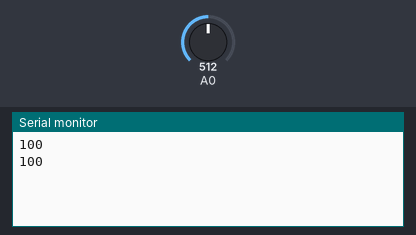
Recording of a sketch running on a simulated Arduino Uno, built with avr-gcc and run on an emulated ATmega328P. Shown: the last lines printed to the serial monitor. The test bench sets the inputs (shaded band); at power-on: A0 = 512.

Above: at 1.8 s.
1.9 s: A0 set to 122
At 3.0 s:
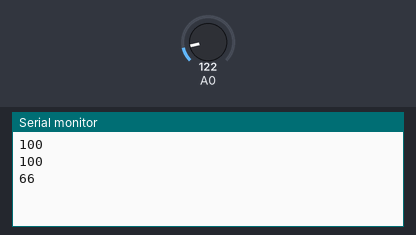
3.4 s: A0 set to 90
At 5.0 s:
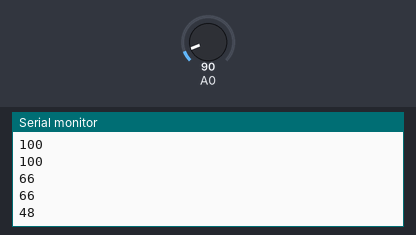
Timing chart, 0 to 6.5 s (numbered marks = the images above; inputs shaded):
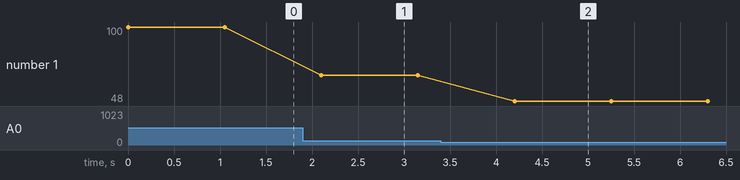

Measured:
- after the input at 1.9 s, the serial monitor: prints a new line after 0.20 s (image 1)
- after the input at 3.4 s, the serial monitor: prints a new line after 0.80 s (image 2)
- plotted number 1: 100 → 66 after the input at 1.9 s, 66 → 48 after the input at 3.4 s

The sketch:

Arduino_code_HC06_V1.4.1.ino
```cpp
int voltage = 0;
int soil_moist = 0;

void setup() {
  Serial.begin(9600);
}

void loop() {
  Read_soil_Moisture();
  Serial.println(soil_moist);
  delay(1050);
}
void Read_soil_Moisture(){
  voltage = analogRead(0);


  soil_moist = ((0.545 * voltage) - 0.289);
if (soil_moist > 100){
    soil_moist = 100;
 }
 if (soil_moist < 0){
   soil_moist = 0;
 }

}
```
